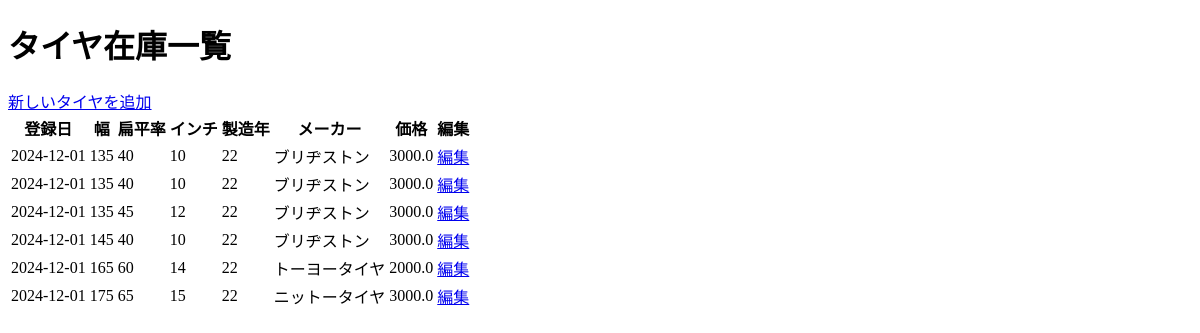
The app's page /inventory_list, older data.
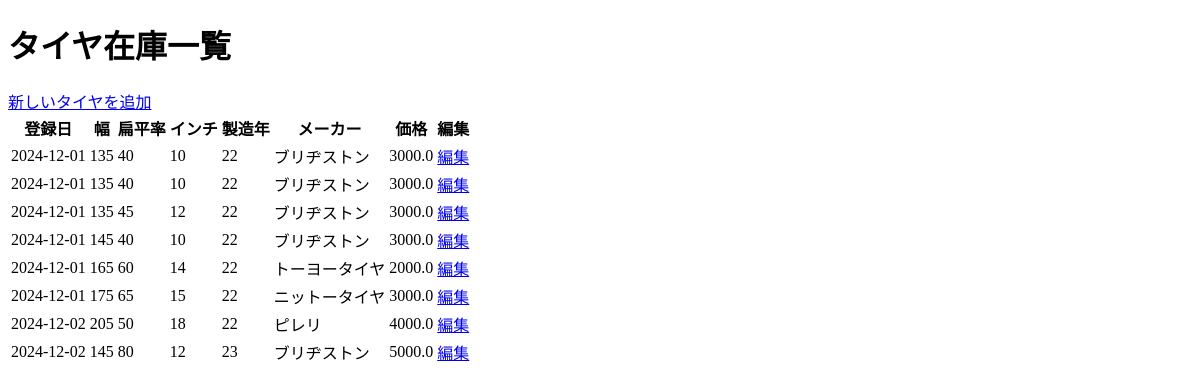
The same page, newer data.
### models.py (models this page shows)
class InputPage(db.Model):
    __tablename__ = 'input_page'  # テーブル名を明示的に指定
    id = db.Column(db.Integer, primary_key=True)
    registration_date = db.Column(db.Date, nullable=False)
    width = db.Column(db.Integer, db.ForeignKey('width.id'), nullable=False)
    aspect_ratio = db.Column(db.Integer, db.ForeignKey('aspect_ratio.id'), nullable=False)
    inch = db.Column(db.Integer, db.ForeignKey('inch.id'), nullable=False)
    other_details = db.Column(db.String)
    manufacturing_year = db.Column(db.Integer)
    manufacturer = db.Column(db.Integer, db.ForeignKey('manufacturer.id'), nullable=False)
    tread_depth = db.Column(db.Integer)
    uneven_wear = db.Column(db.Integer)
    ply_rating = db.Column(db.Integer, db.ForeignKey('ply_rating.id'), nullable=False)
    price = db.Column(db.Float, nullable=False)
    width_ref = db.relationship('Width', backref='input_pages', lazy=True)
    aspect_ratio_ref = db.relationship('AspectRatio', backref='input_pages', lazy=True)
    inch_ref = db.relationship('Inch', backref='input_pages', lazy=True)
    manufacturer_ref = db.relationship('Manufacturer', backref='input_pages', lazy=True)

class Width(db.Model):
    id = db.Column(db.Integer, primary_key=True)
    value = db.Column(db.Integer, nullable=False)

class AspectRatio(db.Model):
    id = db.Column(db.Integer, primary_key=True)
    value = db.Column(db.Integer, nullable=False)

class Inch(db.Model):
    id = db.Column(db.Integer, primary_key=True)
    value = db.Column(db.Integer, nullable=False)

class Manufacturer(db.Model):
    id = db.Column(db.Integer, primary_key=True)
    name = db.Column(db.String, nullable=False)

### app.py (the view)
@app.route('/inventory_list')
def inventory_list():
    tires = InputPage.query.all()  # すべてのタイヤ情報を取得
    return render_template('inventory_list.html', tires=tires)

### templates/inventory_list.html (shortened to what this page needs)
<!DOCTYPE html>
<html lang="ja">
<head>
</head>
<body>
    <h1>タイヤ在庫一覧</h1>
    <a href="{{ url_for('input_page') }}">新しいタイヤを追加</a>
    <table>
        <thead>
            <tr>
                <th>登録日</th>
                <th>幅</th>
                <th>扁平率</th>
                <th>インチ</th>
                <th>製造年</th>
                <th>メーカー</th>
                <th>価格</th>
                <th>編集</th>
            </tr>
        </thead>
        <tbody>
            {% for tire in tires %}
            <tr>
                <td>{{ tire.registration_date }}</td>
                <td>{{ tire.width_ref.value }}</td>
                <td>{{ tire.aspect_ratio_ref.value }}</td>
                <td>{{ tire.inch_ref.value }}</td>
                <td>{{ tire.manufacturing_year }}</td>
                <td>{{ tire.manufacturer_ref.name }}</td>
                <td>{{ tire.price }}</td>
                <td><a href="{{ url_for('edit_page', id=tire.id) }}">編集</a></td>
            </tr>
            {% endfor %}
        </tbody>
    </table>
</body>
</html>

Row changes from the older to the newer data that the page shows:
added InputPage: registration_date "2024-12-02", width_ref.value "205", aspect_ratio_ref.value "50", inch_ref.value "18", manufacturing_year "22", manufacturer_ref.name "ピレリ", price "4000.0"
added InputPage: registration_date "2024-12-02", width_ref.value "145", aspect_ratio_ref.value "80", inch_ref.value "12", manufacturing_year "23", manufacturer_ref.name "ブリヂストン", price "5000.0"
